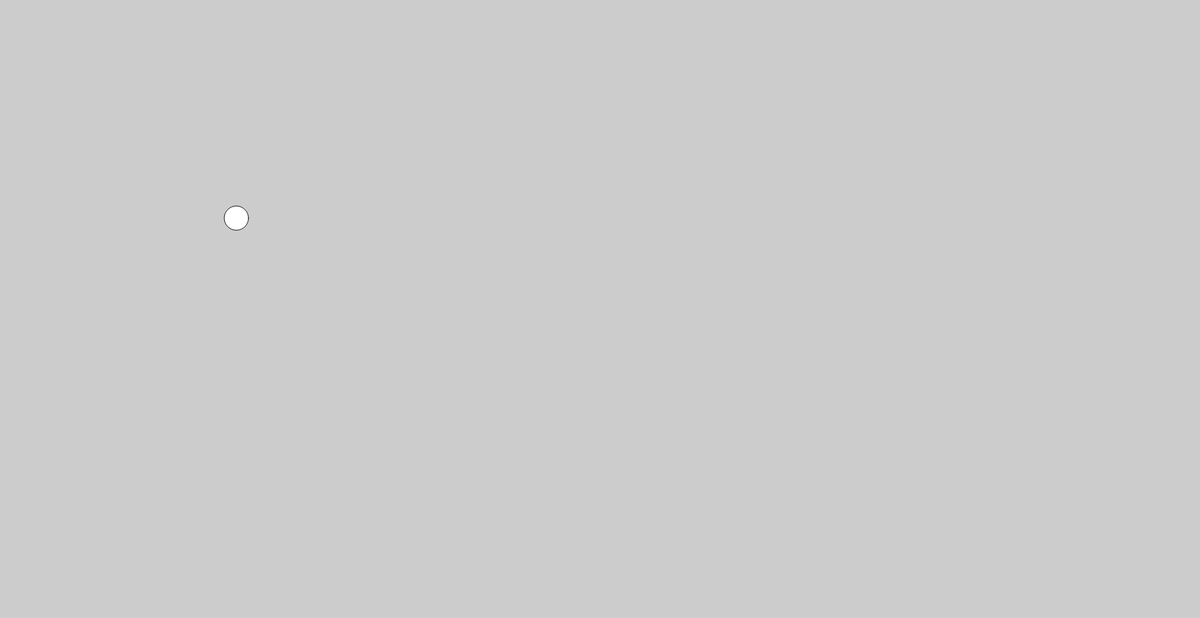
Frame 1 (no input)
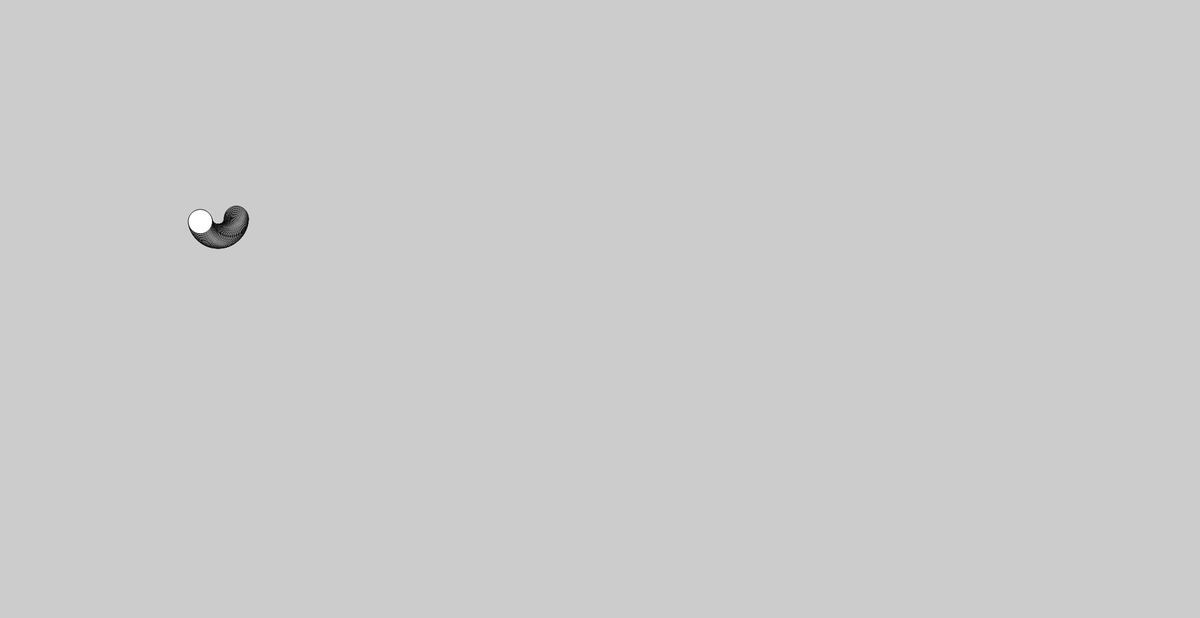
Frame 60 (no input)
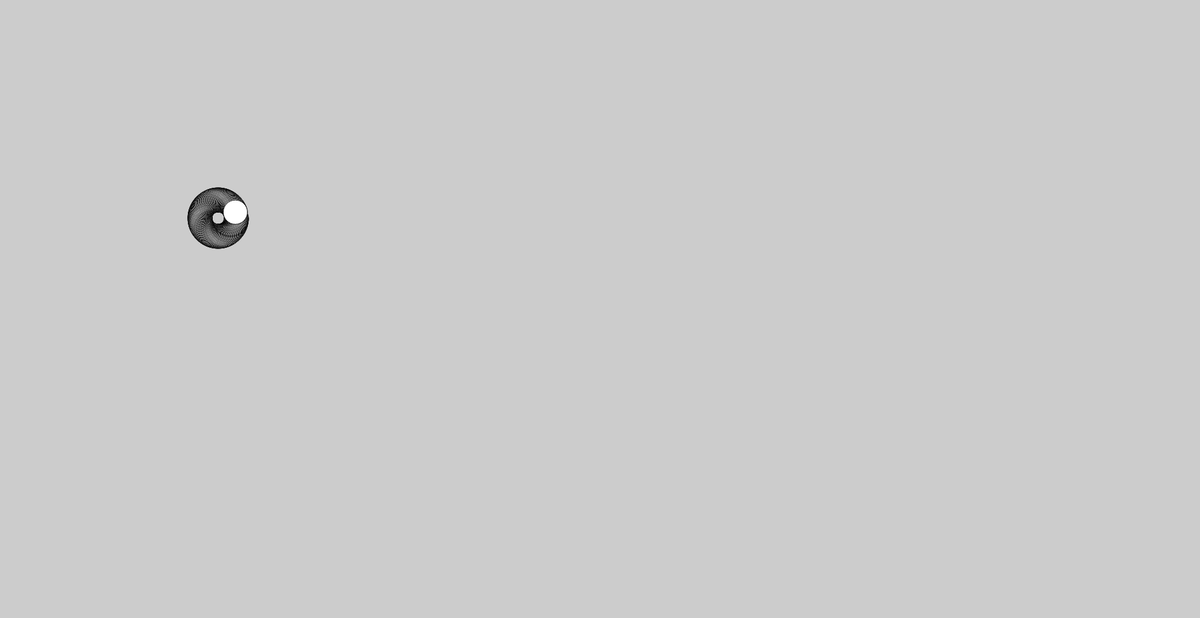
Frame 120 (the mouse pressed at the canvas centre since frame 60)

The p5.js sketch that drew these frames (run headless with seeded random() and noise() and a simulated clock; from frame 60 on, the mouse is pressed at the canvas centre):

// p5.js sketch
// ── sketch.js
//  Variables:
var angle = 0.0;
var offset = 360;
var scalar = 30;
var speed = 0.05;

function setup() {
    createCanvas(1980, 1020);
    background(204);

}

function draw() {
    //  display the framerate of the program
    // cosine is responsible for the X value of the circular motion
    var x = offset + cos(angle) * scalar;
    //  sine is responsible for the Y value of the circular motion
    var y = offset + sin(angle) * scalar;

    ellipse(x, y, 40, 40);
    angle += speed;

}
